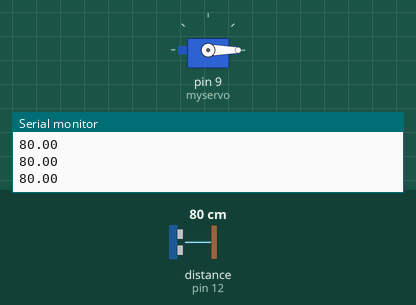
Recording of a sketch running on a simulated Arduino Uno, built with avr-gcc and run on an emulated ATmega328P. On the bench: servo, the last lines printed to the serial monitor. Inputs (shaded band) come from the test bench; at power-on: distance to the obstacle (sensor on pin 12) 80 cm.

Above: at 1.2 s.
1.3 s: distance to the obstacle (sensor on pin 12) set to 74 cm
2.8 s: distance to the obstacle (sensor on pin 12) set to 67 cm
At 3.33 s:
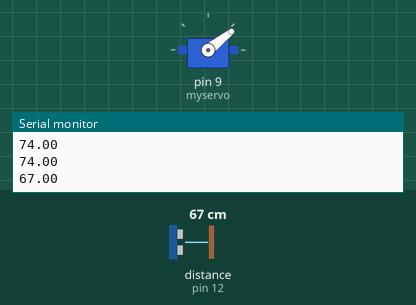
At 5.5 s:
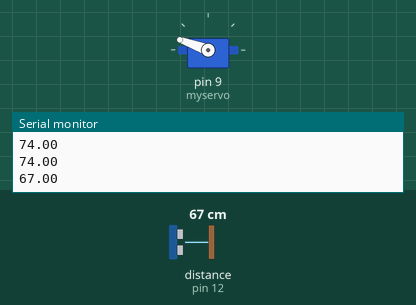
Timing chart, 0 to 11.8 s (numbered marks = the images above; inputs shaded):
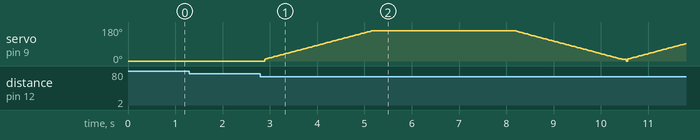

Measured:
- the behaviour switches between 70 and 69 cm on distance to the obstacle (sensor on pin 12) (found by bisection; images 0 and 1)

The sketch:

Sweep.ino
```cpp
#include <Servo.h>
#include <HCSR04.h>
 UltraSonicDistanceSensor distanceSensor(13, 12);
Servo myservo;  // create servo object to control a servo
// twelve servo objects can be created on most boards

int pos = 0;    // variable to store the servo position
float resultado=0;
void setup() {
 Serial.begin(9600);
  myservo.attach(9);  // attaches the servo on pin 9 to the servo object

}
void abertura(){
  for (pos = 10; pos <= 160; pos += 1) { // goes from 0 degrees to 180 degrees
    // in steps of 1 degree
    myservo.write(pos);              // tell servo to go to position in variable 'pos'
    delay(15);                       // waits 15ms for the servo to reach the position
  }
  delay(3000);

  for (pos = 160; pos >= 10; pos -= 1) { // goes from 180 degrees to 0 degrees
    myservo.write(pos);              // tell servo to go to position in variable 'pos'
    delay(15);                       // waits 15ms for the servo to reach the position
  }
}

void loop() {
  myservo.write(0);
  Serial.println(distanceSensor.measureDistanceCm());
  resultado=(distanceSensor.measureDistanceCm());
  if(resultado>60&&resultado<70){
    abertura();
  }
  delay(100);
}
```
